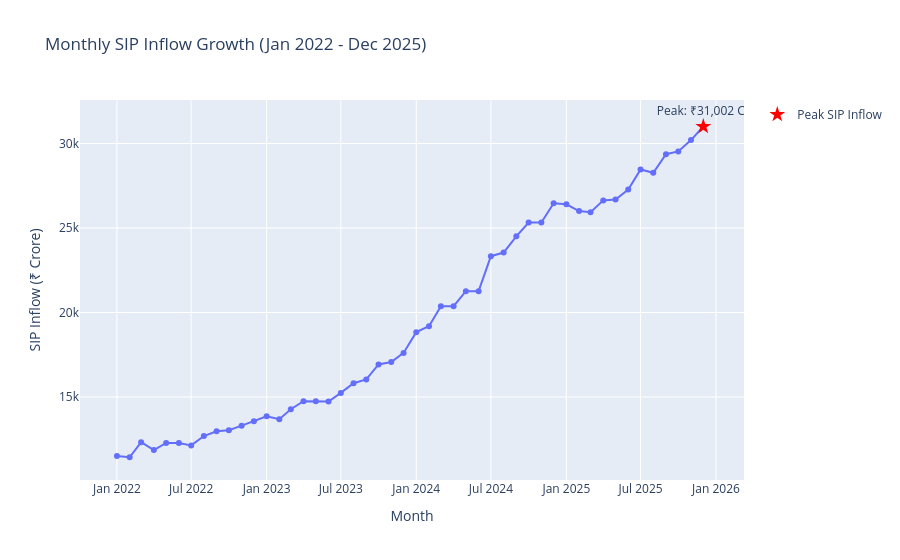

Notebook code for this chart:
### Code cell
fig.add_scatter(
    x=[peak["month"]],
    y=[peak["sip_inflow_crore"]],
    mode="markers+text",
    text=["Peak: ₹31,002 Cr"],
    textposition="top center",
    marker=dict(size=12, color="red", symbol="star"),
    name="Peak SIP Inflow"
)
